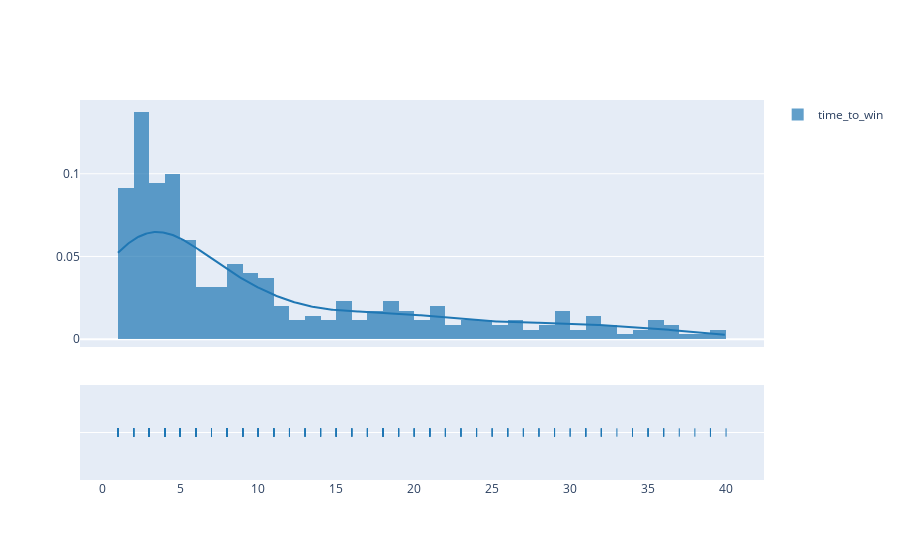

Here is the notebook cell this chart was saved with:
### Code cell
fig = ff.create_distplot([wins['time_to_win'].to_list()], ['time_to_win'])
fig.show()

### Figure 1 — Plotly figure (JSON) as saved in the notebook; plotly's stock layout.template omitted (floating-point values rounded to 4 significant figures; data arrays with more than 128 entries replaced by an {"elided": "..."} marker saying what was removed)
{"data": [{"autobinx": false, "histnorm": "probability density", "legendgroup": "time_to_win", "marker": {"color": "rgb(31, 119, 180)"}, "name": "time_to_win", "opacity": 0.7, "type": "histogram", "x": {"elided": "351 int values"}, "xaxis": "x", "xbins": {"end": 40, "size": 1, "start": 1}, "yaxis": "y"}, {"legendgroup": "time_to_win", "marker": {"color": "rgb(31, 119, 180)"}, "mode": "lines", "name": "time_to_win", "showlegend": false, "type": "scatter", "x": {"elided": "500 float values"}, "xaxis": "x", "y": {"elided": "500 float values"}, "yaxis": "y"}, {"legendgroup": "time_to_win", "marker": {"color": "rgb(31, 119, 180)", "symbol": "line-ns-open"}, "mode": "markers", "name": "time_to_win", "showlegend": false, "type": "scatter", "x": {"elided": "351 int values"}, "xaxis": "x", "y": {"elided": "351 str values"}, "yaxis": "y2"}], "layout": {"barmode": "overlay", "hovermode": "closest", "legend": {"traceorder": "reversed"}, "xaxis": {"anchor": "y2", "domain": [0, 1], "zeroline": false}, "yaxis": {"anchor": "free", "domain": [0.35, 1], "position": 0}, "yaxis2": {"anchor": "x", "domain": [0, 0.25], "dtick": 1, "showticklabels": false}}}
